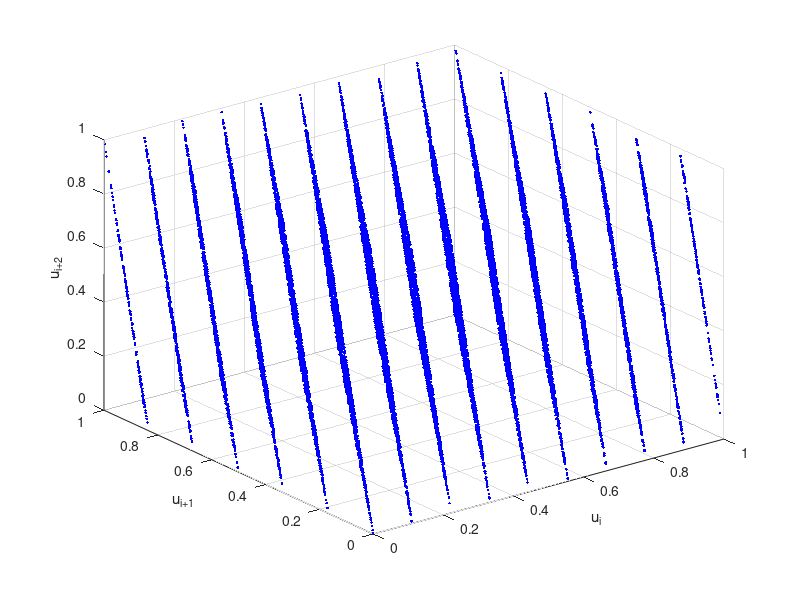

Reproduce this figure in MATLAB.
% Define parameters
a=65539;
c=0;
x0=1;
m=2^31;

% Calculate sequence using recursion relation
xn=zeros(20000,1);
for i=1:20000
xn(i)=mod(a*x0+c,m);
x0=xn(i);
end
% Divide by m to give real numbers between 0 and 1
un=xn/m;
% Plot 3-tuples of the u_i in 3D space
plot3(un(1:end-2),un(2:end-1),un(3:end), 'b.');
xlabel('u_i'); 
ylabel('u_{i+1}'); 
zlabel('u_{i+2}'); 
grid('on');